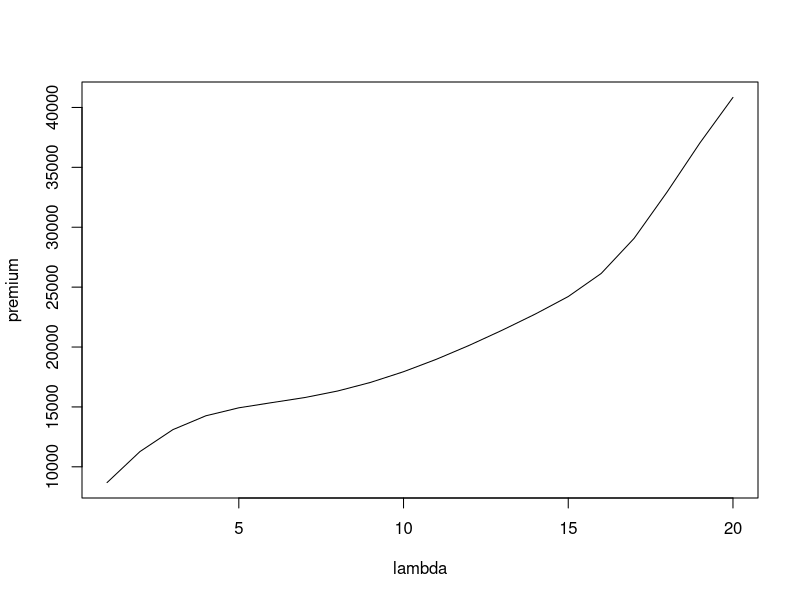

Reproduce this figure in R.
maxage <- 130 # maximum age
age <- 20
daily <- 10000
N <- 10      # number of states
L = 10000 # maximum hospitalization benefit
rate <- 0.05
v <- 1/(1+rate)
ben=1000000
BB=rep(0, N)
H = rep(0, N)
for (i in 1:N){
  BB[i] = (ben/N)*(N-i+1)
  H[i] = (L/N)*(N-i+1)
}
# use Makeham formula for survival functions, set A=0 for Gompertz assumption
A = 0.0001
B = 0.00035
c = 1.075

p <- function(t){
  p <- exp(-A*t)*exp(-(B/log(c))*(c^age)*(c^t-1))
  return(p)
}

# q_x+t
qq <- function(t){
  qq <- p(t+age)-p(t+age+1)
  return(qq)
}


#lam <- 10   # parameter of the Poisson distribution
f <- function(lam,x){
  f <- exp(-lam)*lam^x/factorial(x)
  return(f)
}

lambda=seq(1,20)
Prem=rep(0,20)

for (lam in 1:20){
T=array(0, dim=c(N,N))
for (i in 1:(N-1)){
  for (j in 1:(N-1)){
    if (i==j){
      T[i,j] = f(lam,i-1)
    }
    else if (i<j) {
      T[i,j] = f(lam,j-1)
    }
    else if (i == (j+1)) {
      T[i,j] = sum(f(lam,0:(j-1)))
    }
  }
  T[i,N] = 1-sum(T[i,])
}
T[N,N-1] = sum(f(lam,0:(N-2)))
T[N,N] = 1-T[N,N-1]

TPM = array(0, dim=c(maxage,N,N))
TPM[1,,]=T

for (i in 2:maxage){
  TPM[i,,]=TPM[i-1,,]%*%T
}

#premium
P=BB[1]*v*qq(0) + H[1]*lam*v
for (i in 1:N){
  for (j in 1:maxage-age){
    P = P + prod(BB[i],v^(j+1),TPM[j,1,i],p(j),qq(j)) + prod(H[i],lam,v^(j+1),TPM[j,1,i],p(j))
  }
}
ann=1
for (k in 1:maxage-age){
  ann = ann + (v^k)*p(k)
}
P = P/ann
#print(P)
Prem[lam] = P

##premium
#P=BB[1]*p(0)*qq(0)

#for (i in 1:N){
#  for (j in 1:maxage-age){
#    P = P + prod(BB[i],v^j,TPM[j,1,i],p(j),qq(j))
#  }
#}

#P <- (P+daily*lam*sum(p(1:maxage-age)))/(v^c(0:maxage-age)%*%p(0:maxage-age))
##print(P)
#Prem[lam] = P
}
plot(lambda,Prem, type="l", xlab="lambda", ylab="premium")
